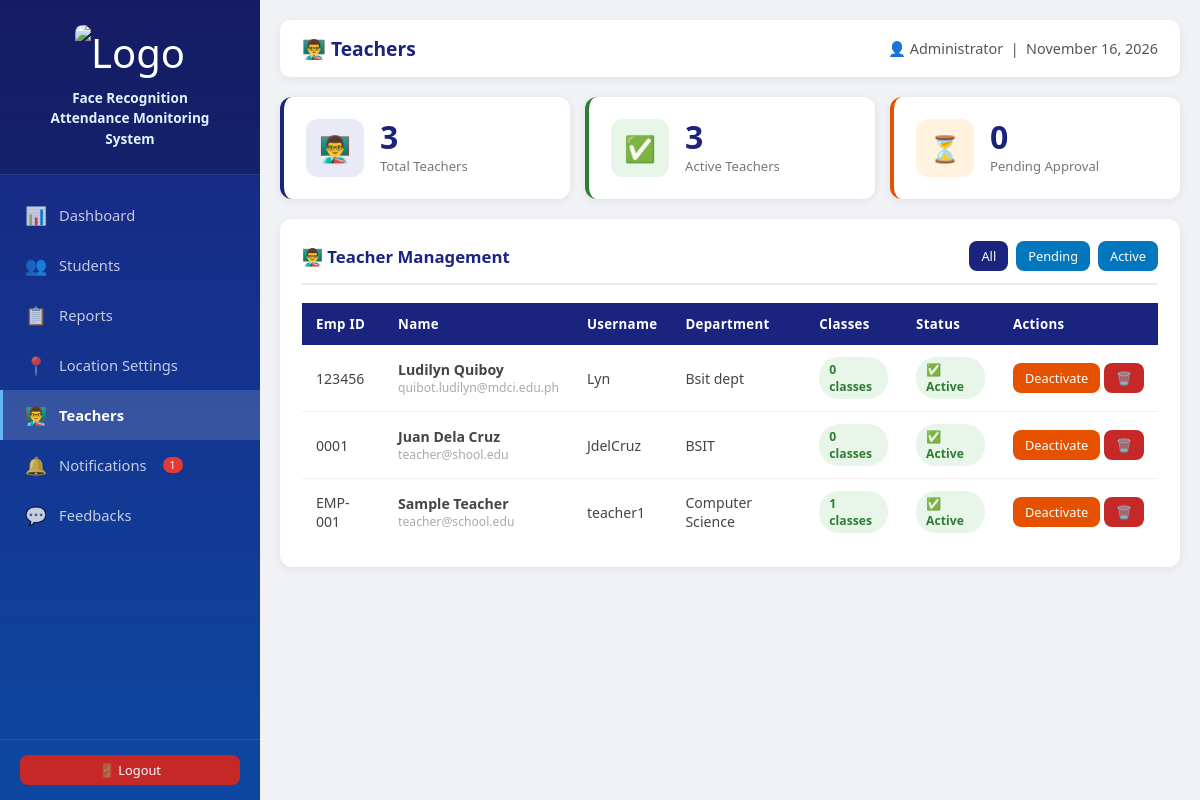
Screenshot of /pages/teachers.php (signed in) with the database file from the repository.
### tables this page shows
CREATE TABLE `teachers` (
  `id` int(11) NOT NULL,
  `employee_id` varchar(30) NOT NULL,
  `full_name` varchar(100) NOT NULL,
  `email` varchar(150) NOT NULL,
  `username` varchar(60) NOT NULL,
  `password` varchar(255) NOT NULL,
  `department` varchar(100) DEFAULT NULL,
  `phone` varchar(20) DEFAULT NULL,
  `profile_pic` varchar(255) DEFAULT NULL,
  `is_active` tinyint(1) DEFAULT 1,
  `is_approved` tinyint(1) DEFAULT 0,
  `created_at` timestamp NOT NULL DEFAULT current_timestamp()
);

### pages/teachers.php (the view, shortened to what this page needs)
<?php
require_once 'layout.php';
$conn = getConnection();
$filter = $_GET['filter'] ?? 'all';
$w = $filter === 'pending' ? "WHERE is_approved=0" : ($filter === 'active' ? "WHERE is_approved=1 AND is_active=1" : "");
$teachers = $conn->query("SELECT t.*, (SELECT COUNT(*) FROM subjects s WHERE s.teacher_id=t.id) as class_count FROM teachers t $w ORDER BY t.created_at DESC");
$pending = $conn->query("SELECT COUNT(*) as c FROM teachers WHERE is_approved=0")->fetch_assoc()['c'];
?>
<div class="stats-grid" style="grid-template-columns:repeat(3,1fr);margin-bottom:20px;">
    <div class="stat-card blue"><div class="stat-icon" style="background:#e8eaf6">👨‍🏫</div><div class="stat-info"><h3><?= $conn->query("SELECT COUNT(*) as c FROM teachers")->fetch_assoc()['c'] ?></h3><p>Total Teachers</p></div></div>
    <div class="stat-card green"><div class="stat-icon" style="background:#e8f5e9">✅</div><div class="stat-info"><h3><?= $conn->query("SELECT COUNT(*) as c FROM teachers WHERE is_approved=1 AND is_active=1")->fetch_assoc()['c'] ?></h3><p>Active Teachers</p></div></div>
    <div class="stat-card orange"><div class="stat-icon" style="background:#fff3e0">⏳</div><div class="stat-info"><h3><?= $pending ?></h3><p>Pending Approval</p></div></div>
</div>
<div class="card">
    <div class="card-title">👨‍🏫 Teacher Management
        <div style="margin-left:auto;display:flex;gap:8px;">
            <a href="?filter=all"     class="btn btn-sm <?= $filter==='all'    ?'btn-primary':'btn-info' ?>">All</a>
            <a href="?filter=pending" class="btn btn-sm <?= $filter==='pending'?'btn-primary':'btn-info' ?>">Pending </a>
            <a href="?filter=active"  class="btn btn-sm <?= $filter==='active' ?'btn-primary':'btn-info' ?>">Active</a>
        </div>
    </div>
    <?php if ($teachers->num_rows > 0): ?>
    <div class="table-responsive">
        <table>
            <thead><tr><th>Emp ID</th><th>Name</th><th>Username</th><th>Department</th><th>Classes</th><th>Status</th><th>Actions</th></tr></thead>
            <tbody>
            <?php while($t = $teachers->fetch_assoc()): ?>
            <tr>
                <td><?= htmlspecialchars($t['employee_id']) ?></td>
                <td>
                    <div style="font-weight:600;"><?= htmlspecialchars($t['full_name']) ?></div>
                    <div style="font-size:0.76rem;color:#aaa;"><?= htmlspecialchars($t['email']) ?></div>
                </td>
                <td><?= htmlspecialchars($t['username']) ?></td>
                <td><?= htmlspecialchars($t['department'] ?: '—') ?></td>
                <td><span class="badge badge-present"><?= $t['class_count'] ?> classes</span></td>
                <td>
                    <?php if (!$t['is_approved']): ?>
                    <span class="badge" style="background:#fff3e0;color:#e65100;">⏳ Pending</span>
                    <?php elseif ($t['is_active']): ?>
                    <span class="badge badge-present">✅ Active</span>
                    <?php else: ?>
                    <span class="badge badge-absent">❌ Inactive</span>
                    <?php endif; ?>
                </td>
                <td style="white-space:nowrap;">
                    <?php if (!$t['is_approved']): ?>
                    <a href="?approve=<?= $t['id'] ?>" class="btn btn-success btn-sm">✅ Approve</a>
                    <?php else: ?>
                    <a href="?toggle=<?= $t['id'] ?>" class="btn btn-warning btn-sm"><?= $t['is_active']?'Deactivate':'Activate' ?></a>
                    <?php endif; ?>
                    <a href="?delete=<?= $t['id'] ?>" onclick="return confirm('Delete <?= htmlspecialchars($t['full_name'], ENT_QUOTES) ?>?')" class="btn btn-danger btn-sm">🗑️</a>
                </td>
            </tr>
            <?php endwhile; ?>
            </tbody>
        </table>
    </div>
    <?php else: ?>
    <div class="empty-state"><div class="empty-icon">👨‍🏫</div><p>No teachers found.</p></div>
    <?php endif; ?>
</div>
</main>
</div>
</body>
</html>

### assets/css/style.css (style rules this page uses)
* { margin: 0; padding: 0; box-sizing: border-box; }
body { font-family: 'Segoe UI', Tahoma, Geneva, Verdana, sans-serif; background: #f0f2f5; color: #333; }
.stats-grid { display: grid; grid-template-columns: repeat(auto-fit, minmax(200px, 1fr)); gap: 15px; margin-bottom: 20px; }
.stat-card { background: white; border-radius: 12px; padding: 22px; display: flex; align-items: center; gap: 16px; box-shadow: 0 2px 10px rgba(0,0,0,0.07); border-left: 4px solid transparent; transition: transform 0.2s; }
.stat-card.blue { border-left-color: #1a237e; }
.stat-card.green { border-left-color: #2e7d32; }
.stat-card.orange { border-left-color: #e65100; }
.stat-icon { width: 58px; height: 58px; border-radius: 12px; display: flex; align-items: center; justify-content: center; font-size: 1.6rem; flex-shrink: 0; }
.stat-info h3 { font-size: 2rem; font-weight: 700; color: #1a237e; line-height: 1; }
.stat-info p { color: #777; font-size: 0.82rem; margin-top: 4px; }
.card { background: white; border-radius: 12px; padding: 22px; box-shadow: 0 2px 10px rgba(0,0,0,0.07); margin-bottom: 20px; }
.card-title { font-size: 1.05rem; font-weight: 600; color: #1a237e; margin-bottom: 18px; padding-bottom: 12px; border-bottom: 2px solid #e8eaf6; display: flex; align-items: center; gap: 8px; }
.btn { padding: 10px 22px; border: none; border-radius: 8px; cursor: pointer; font-size: 0.9rem; font-weight: 500; transition: all 0.2s; text-decoration: none; display: inline-flex; align-items: center; gap: 6px; }
.btn-primary { background: #1a237e; color: white; }
.btn-danger { background: #c62828; color: white; }
.btn-warning { background: #e65100; color: white; }
.btn-info { background: #0277bd; color: white; }
.btn-sm { padding: 6px 12px; font-size: 0.8rem; }
.table-responsive { overflow-x: auto; }
table { width: 100%; border-collapse: collapse; }
thead th { background: #1a237e; color: white; padding: 12px 14px; text-align: left; font-size: 0.83rem; font-weight: 600; letter-spacing: 0.3px; }
thead th:first-child { border-radius: 0; }
tbody td { padding: 12px 14px; border-bottom: 1px solid #f0f0f0; font-size: 0.88rem; color: #444; }
tbody tr:last-child td { border-bottom: none; }
.badge { padding: 4px 10px; border-radius: 20px; font-size: 0.76rem; font-weight: 600; display: inline-block; }
.badge-present { background: #e8f5e9; color: #2e7d32; }

### rows the page displays
teachers: employee "123456", full_name "Ludilyn Quiboy", email "quibot.ludilyn@mdci.edu.ph", username "Lyn", department "Bsit dept", class_count "0", is_approved "✅ Active", is_active "Deactivate"
teachers: employee "0001", full_name "Juan Dela Cruz", email "teacher@shool.edu", username "JdelCruz", department "BSIT", class_count "0", is_approved "✅ Active", is_active "Deactivate"
teachers: employee "EMP-001", full_name "Sample Teacher", email "teacher@school.edu", username "teacher1", department "Computer Science", class_count "1", is_approved "✅ Active", is_active "Deactivate"

### other values shown
$nc_count "1"
$titles[$current_page] "👨‍🏫 Teachers"
$_SESSION['full_name'] "Administrator"
$conn->query("SELECT COUNT(*) as c FROM teachers")->fetch_assoc()['c'] "3"
$pending "0"
